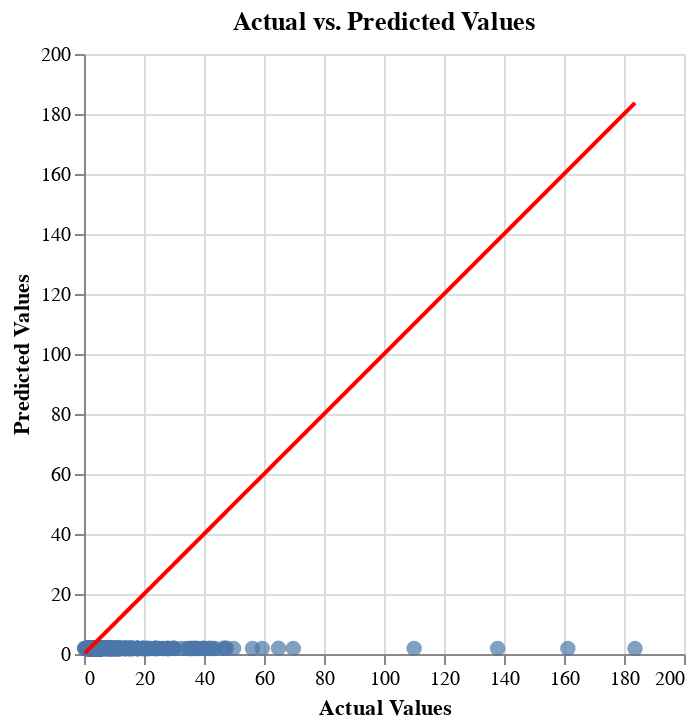

Notebook source saved alongside this figure:
### Code cell
# Visualize predictions
test_scatter_plot = model.visualize_predictions(test_prediction_df)
test_scatter_plot.display()

### Figure 1 — Vega-Lite specification as saved in the notebook (floating-point values rounded to 4 significant figures; data arrays with more than 128 entries replaced by an {"elided": "..."} marker saying what was removed)
{"config": {"view": {"continuousWidth": 300, "continuousHeight": 300}}, "layer": [{"mark": {"type": "circle", "opacity": 0.7, "size": 60}, "encoding": {"tooltip": [{"field": "index", "type": "quantitative"}, {"field": "actual", "type": "quantitative"}, {"field": "predicted", "type": "quantitative"}], "x": {"field": "actual", "title": "Actual Values", "type": "quantitative"}, "y": {"field": "predicted", "title": "Predicted Values", "type": "quantitative"}}, "title": "Actual vs. Predicted Values"}, {"mark": {"type": "line", "color": "red"}, "encoding": {"x": {"field": "actual", "type": "quantitative"}, "y": {"field": "actual", "type": "quantitative"}}}], "data": {"name": "data-936dedb7f63cd241a11a7892340b2cce"}, "$schema": "https://vega.github.io/schema/vega-lite/v5.20.1.json", "datasets": {"data-936dedb7f63cd241a11a7892340b2cce": {"elided": "500 records"}}}
